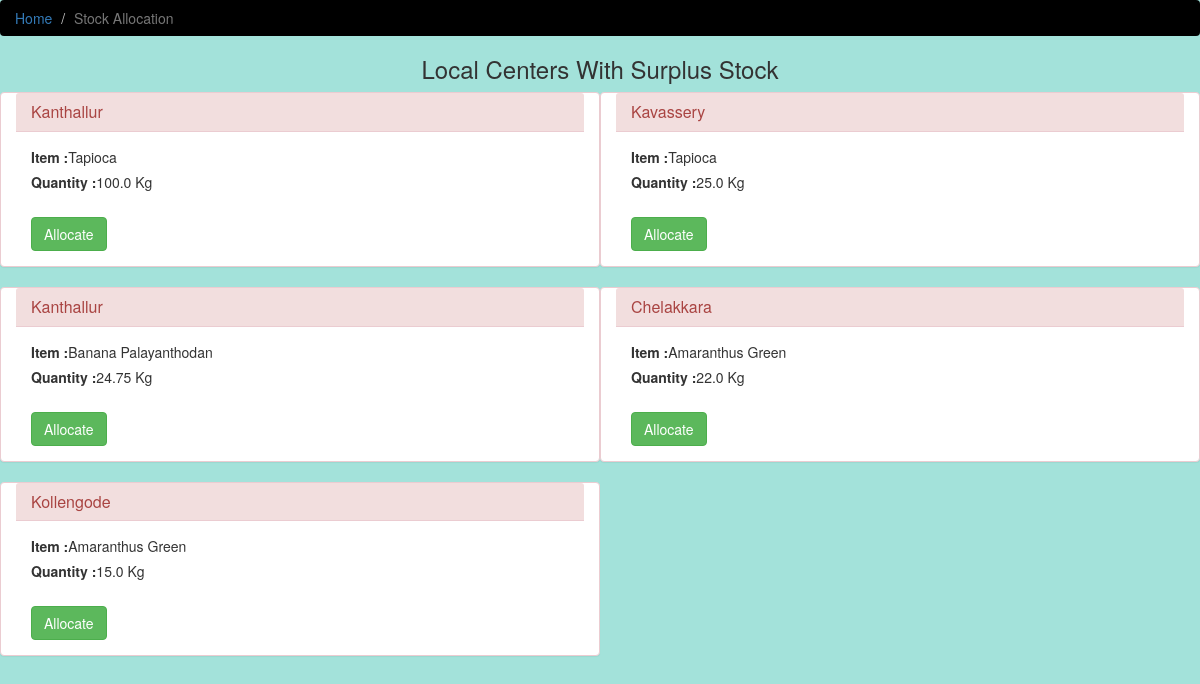
The page /state/transport (signed in) on the database as committed earlier.
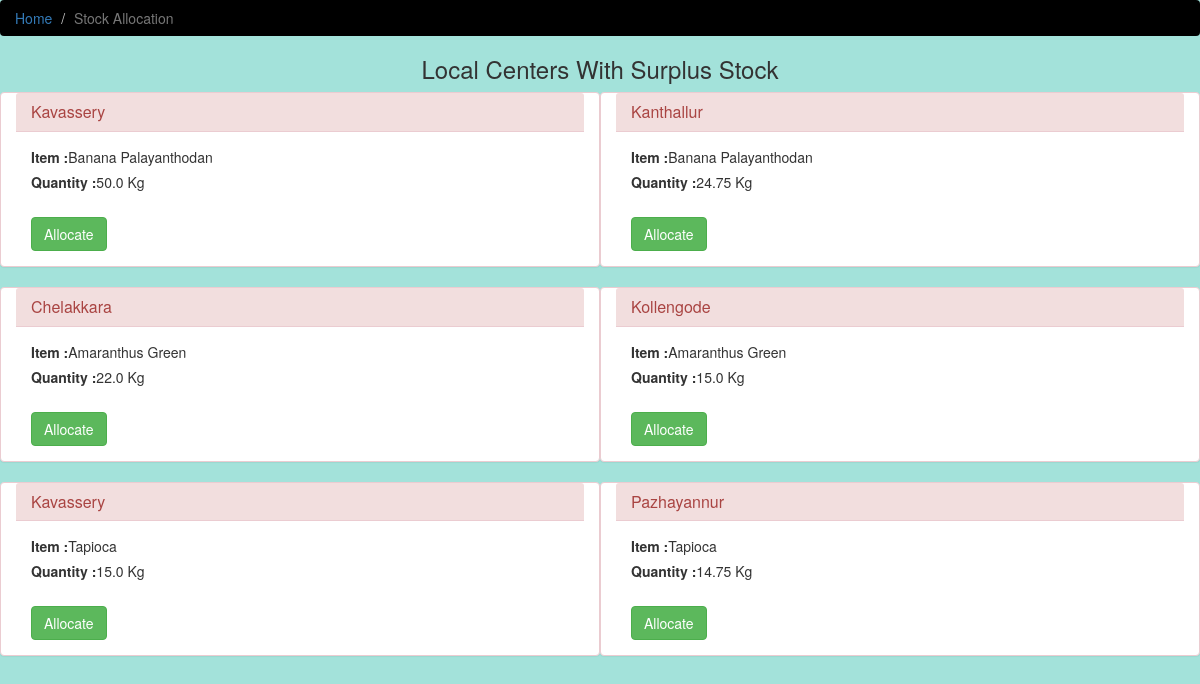
The same page on the database as committed later.
### home/models.py (models this page shows, shortened)
class Stock(models.Model) :
    L_id = models.ForeignKey(Local, on_delete=models.CASCADE)
    Item_id = models.ForeignKey(Price, on_delete=models.CASCADE)
    Quantity = models.FloatField()
    WaitForAllocation = models.CharField(max_length=1 , default="0")

class Local(models.Model):
    L_id = models.CharField(max_length = 10, primary_key = True)
    L_Name = models.CharField(max_length = 20)
    D_id = models.ForeignKey(District, on_delete=models.CASCADE)
    C_Date = models.DateTimeField(auto_now = False , auto_now_add = True)
    def __str__ (self):
        return self.L_Name

class Price(models.Model):
    Item_id = models.CharField(max_length=10)
    Item_Name = models.CharField(max_length = 50)
    D_id = models.ForeignKey(District, on_delete=models.CASCADE)
    Buy_Price = models.IntegerField()
    Sell_Price = models.IntegerField()
    def __str__ (self):
        return self.Item_Name

### state/views.py (the view, shortened to what this page needs)
def transport(request):
    if request.user.is_authenticated :
        localCentersSrc = Stock.objects.filter(Quantity__gt = 10.0 , WaitForAllocation = 0).order_by('-Quantity')
        return render(request , 'state/transport.html' , {'localCenters' : localCentersSrc} )

### templates/state/transport.html (shortened to what this page needs)
<!DOCTYPE html>
{% load static %}
<html lang="en">
<head>
    <link href="{% static 'css/bootstrap.min.css' %}" rel="stylesheet">
	<link href="{% static 'css/basic.css' %}" rel="stylesheet">
</head>
<body>
<ol class="breadcrumb">
		<li><a href="/state">Home</a></li>
		<li class="active">Stock Allocation</li>
		</ol>
<center><h3>Local Centers With Surplus Stock </h3></center>
{% for localCenter in localCenters %}
			<form action="" method="post">
			<div class="panel panel-danger col-sm-6">
			<div class="panel-heading">
    <h3 class="panel-title">{{localCenter.L_id}}</h3>
  </div>
				<div class="panel-body">
                <label>Item : </label>{{localCenter.Item_id}}<br>
                <label>Quantity : </label>{{localCenter.Quantity}} Kg<br>
				<br><button type="submit" class="btn btn-success">Allocate</button>
				</div>
			</div>
			</form>
        {% endfor %}
</body>
</html>

Rows that differ between the two databases and show on the page:
no longer on this page (row edited): Stock: L_id "Kanthallur", Item_id "Tapioca", Quantity "100.0"
now on this page (row edited): Stock: L_id "Kavassery", Item_id "Banana Palayanthodan", Quantity "50.0"
changed Stock (number 5 of 6 on the later page): Quantity "25.0" → "15.0"; moves down the list
now on this page (row edited): Stock: L_id "Pazhayannur", Item_id "Tapioca", Quantity "14.75"
